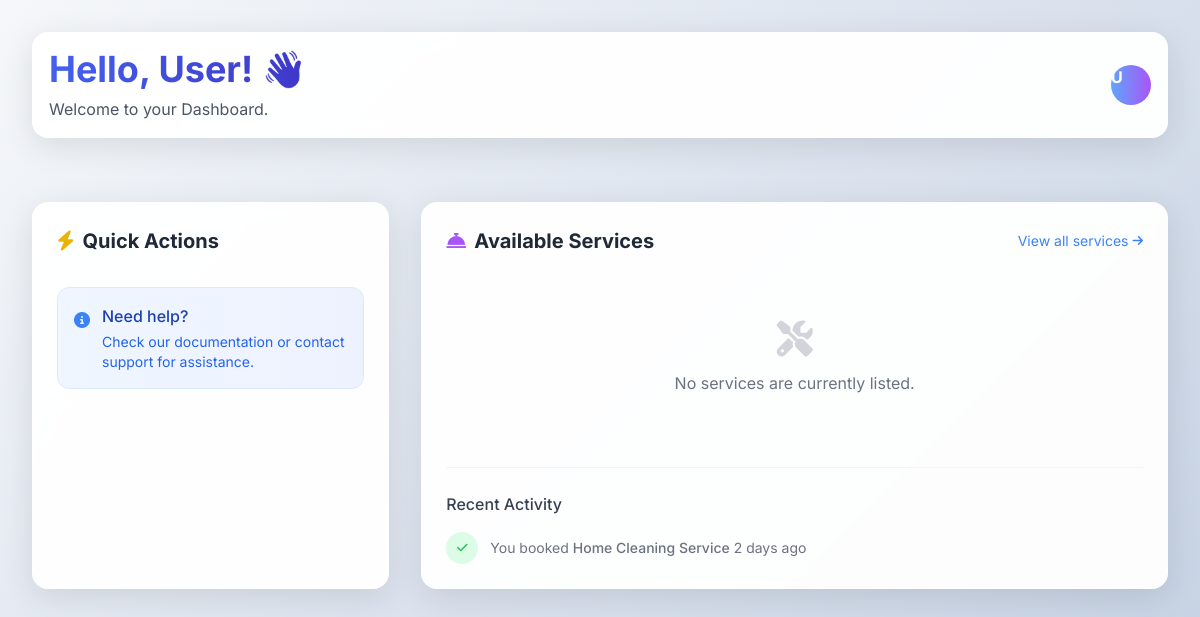
The app's page /content/dashboard_content.php, older data.
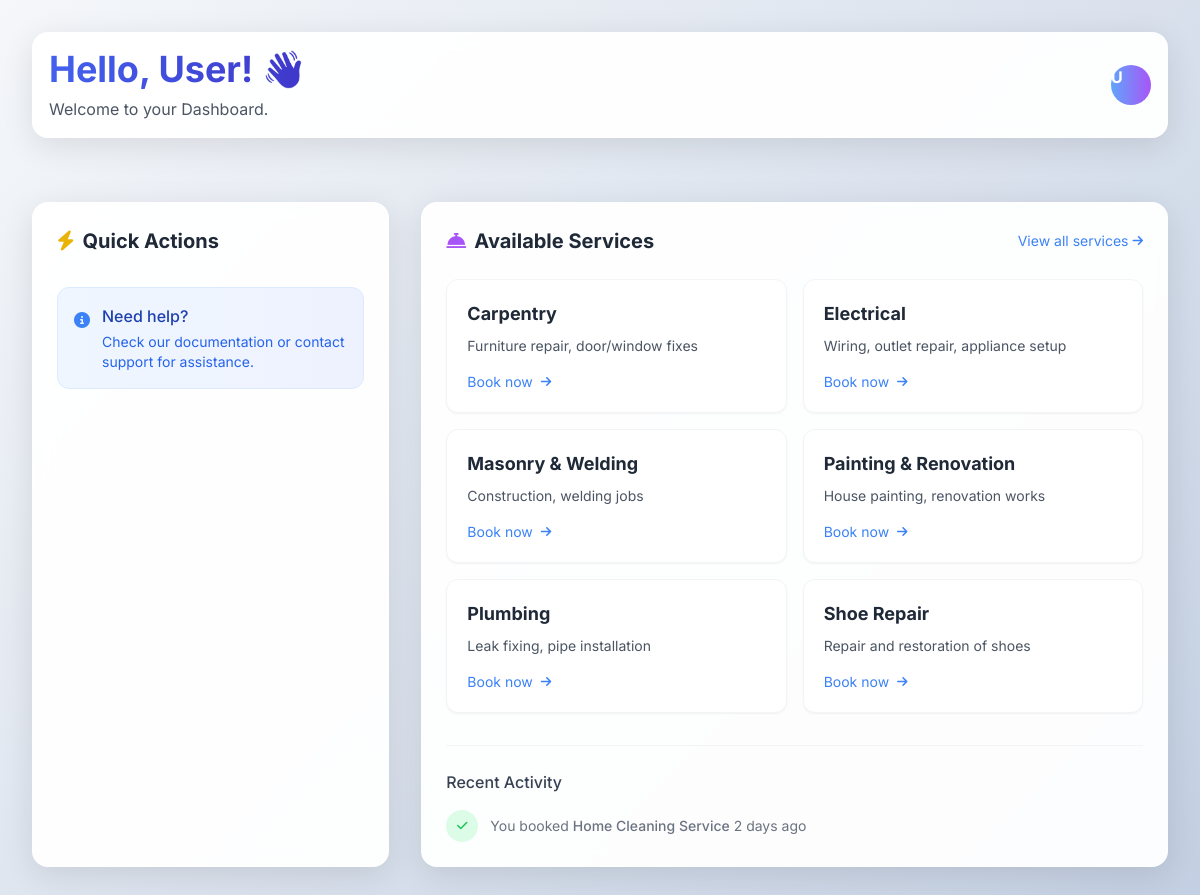
The same page, newer data.
### tables this page shows
CREATE TABLE `services` (
  `service_id` int(11) NOT NULL,
  `service_name` varchar(100) NOT NULL,
  `description` text DEFAULT NULL
);

### content/dashboard_content.php (the view, shortened to what this page needs)
<?php
$userName = htmlspecialchars($_SESSION['first_name'] ?? 'User');
$userRole = $_SESSION['user_rules'] ?? null;
require_once '../db.php';
function getWelcomeMessage($role) {
    switch ($role) {
        default: return "Welcome to your Dashboard.";
    }
}
$services = [];
$sql = "SELECT service_id, service_name, description FROM services ORDER BY service_name";
$result = $conn->query($sql);
if ($result && $result->num_rows > 0) {
    while ($row = $result->fetch_assoc()) {
        $services[] = $row;
    }
}
?>
<!DOCTYPE html>
<html lang="en">
<head>
    <script src="https://cdn.tailwindcss.com"></script>
    <link rel="stylesheet" href="https://cdnjs.cloudflare.com/ajax/libs/font-awesome/6.4.0/css/all.min.css">
</head>
<body class="p-4 md:p-6 lg:p-8">
    <div class="max-w-7xl mx-auto">
        <div class="flex flex-col md:flex-row md:items-center justify-between mb-8 p-4 dashboard-card">
            <div>
                <h1 class="text-3xl md:text-4xl font-bold welcome-header">Hello, <?php echo $userName; ?>! 👋</h1>
                <p class="text-gray-600 mt-2"><?php echo getWelcomeMessage($userRole); ?></p>
            </div>
            <div class="mt-4 md:mt-0 flex items-center space-x-4">
                <div class="hidden md:block h-10 w-10 rounded-full bg-gradient-to-r from-blue-400 to-purple-500 flex items-center justify-center text-white font-bold">
                    <?php echo strtoupper(substr($userName, 0, 1)); ?>
                </div>
            </div>
        </div>
        <div class="grid grid-cols-1 lg:grid-cols-3 gap-8">
            <div class="lg:col-span-1 dashboard-card p-6">
                <h2 class="text-xl font-bold text-gray-800 mb-6 flex items-center">
                    <i class="fas fa-bolt text-yellow-500 mr-2"></i>
                    Quick Actions
                </h2>
                <div class="mt-8 p-4 bg-gradient-to-r from-blue-50 to-indigo-50 rounded-xl border border-blue-100">
                    <div class="flex items-start">
                        <div class="mr-3 mt-1">
                            <i class="fas fa-info-circle text-blue-500"></i>
                        </div>
                        <div>
                            <h3 class="font-medium text-blue-800">Need help?</h3>
                            <p class="text-sm text-blue-600 mt-1">Check our documentation or contact support for assistance.</p>
                        </div>
                    </div>
                </div>
            </div>
            <div class="lg:col-span-2 dashboard-card p-6">
                <div class="flex flex-col sm:flex-row sm:items-center justify-between mb-6">
                    <h2 class="text-xl font-bold text-gray-800 flex items-center">
                        <i class="fas fa-concierge-bell text-purple-500 mr-2"></i>
                        Available Services
                    </h2>
                    <a href="#" class="text-sm text-blue-500 hover:text-blue-700 flex items-center mt-2 sm:mt-0">
                        View all services
                        <i class="fas fa-arrow-right ml-1 text-xs"></i>
                    </a>
                </div>
                <?php if (!empty($services)): ?>
                <div class="grid grid-cols-1 md:grid-cols-2 gap-4">
                    <?php foreach ($services as $service): ?>
                    <a href="serviceProvider.php?service_id=<?php echo $service['service_id']; ?>"
                       class="service-card bg-white p-5 rounded-xl border border-gray-100 shadow-sm hover:shadow-md transition-all quick-action-modal">
                        <h3 class="font-bold text-lg text-gray-800"><?php echo htmlspecialchars($service['service_name']); ?></h3>
                        <p class="text-sm text-gray-600 mt-2 line-clamp-2"><?php echo htmlspecialchars($service['description']); ?></p>
                        <div class="flex items-center mt-4 text-sm text-blue-500">
                            <span>Book now</span>
                            <i class="fas fa-arrow-right ml-2 text-xs"></i>
                        </div>
                    </a>
                    <?php endforeach; ?>
                </div>
                <?php else: ?>
                <div class="text-center py-10">
                    <i class="fas fa-tools text-4xl text-gray-300 mb-3"></i>
                    <p class="text-gray-500">No services are currently listed.</p>
                </div>
                <?php endif; ?>
                <div class="mt-8 pt-6 border-t border-gray-100">
                    <h3 class="font-medium text-gray-700 mb-4">Recent Activity</h3>
                    <div class="flex items-center text-sm text-gray-500">
                        <div class="w-8 h-8 rounded-full bg-green-100 flex items-center justify-center mr-3">
                            <i class="fas fa-check text-green-500 text-xs"></i>
                        </div>
                        <p>You booked <span class="font-medium">Home Cleaning Service</span> 2 days ago</p>
                    </div>
                </div>
            </div>
        </div>
    </div>
</body>
</html>

Row changes from the older to the newer data that the page shows:
added services: service_name "Carpentry", description "Furniture repair, door/window fixes"
added services: service_name "Electrical", description "Wiring, outlet repair, appliance setup"
added services: service_name "Masonry & Welding", description "Construction, welding jobs"
added services: service_name "Painting & Renovation", description "House painting, renovation works"
added services: service_name "Plumbing", description "Leak fixing, pipe installation"
added services: service_name "Shoe Repair", description "Repair and restoration of shoes"
Text that changed along with them:
text no longer shown: "No services are currently listed."
